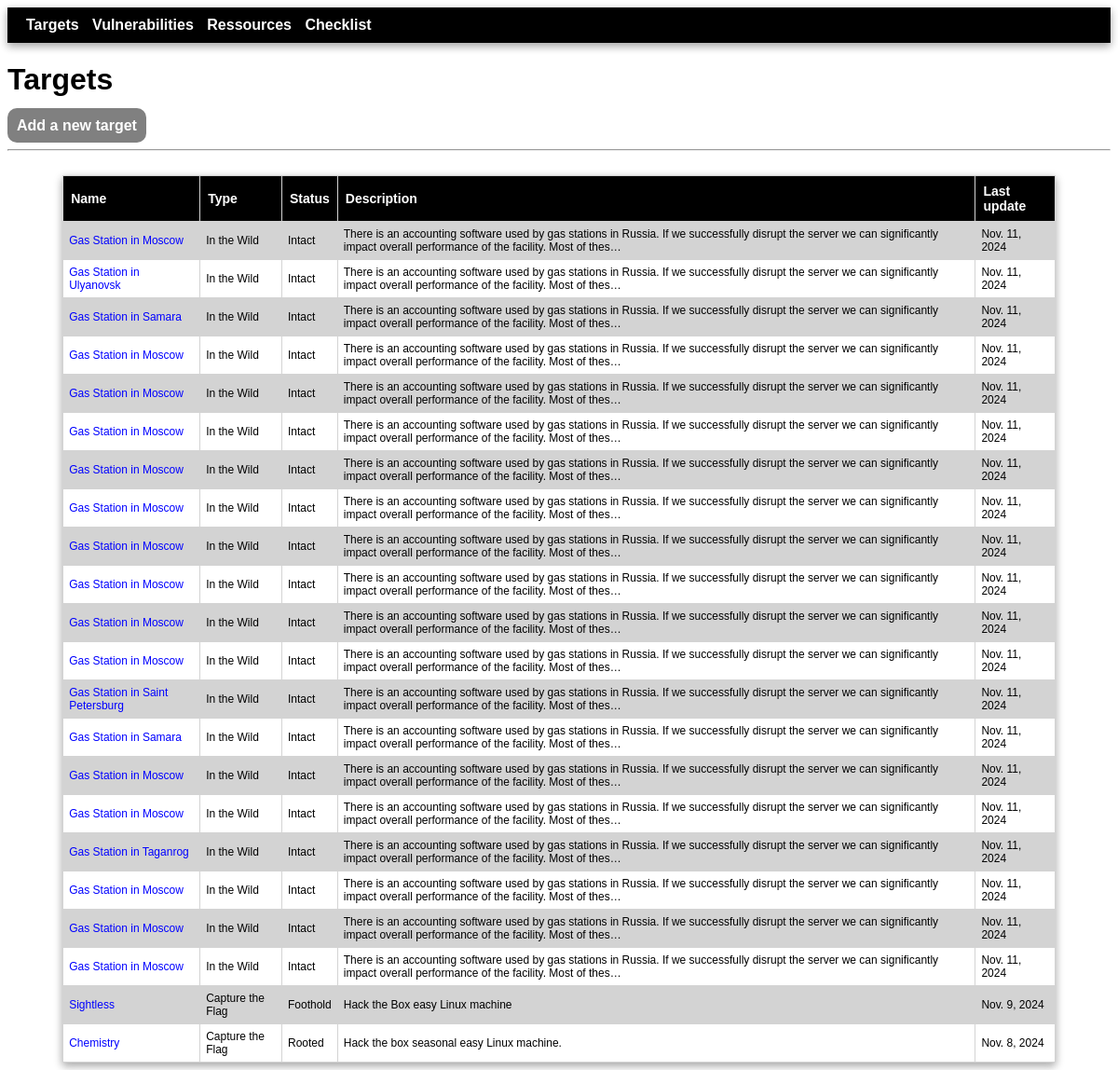
Screenshot of /targets/ with the database file from the repository.
### tms/models.py (models this page shows, shortened)
class Target(models.Model):
    class status(models.TextChoices):
        INTACT = 'Intact'
        FOOTHOLD = 'Foothold'
        ROOTED = 'Rooted'
    class type(models.TextChoices):
        CAPTURE_THE_FLAG = 'Capture the Flag'
        IN_THE_WILD = 'In the Wild'
        BUG_BOUNTY = 'Bug Bounty'
    name = models.fields.CharField(max_length=100, null=True)
    url = models.fields.URLField(null=True)
    description = models.fields.CharField(max_length=500, null=True, blank=True)
    ip = models.fields.CharField(max_length=15, null=True)
    hostname = models.fields.CharField(max_length=100, null=True, blank=True)
    status = models.fields.CharField(choices=status.choices, max_length=8, default='Intact')
    type = models.fields.CharField(choices=type.choices, max_length=16, default = 'Wild')
    last_update = models.fields.DateField(null=True, default=date.today())

### tms/views.py (the view)
# urls.py: path('targets/', views.targets, name='targets'),
def targets(request):
    targets = Target.objects.all()
    targets = targets.order_by('-last_update').values()
    return render(request, 'tms/targets.html', {'targets' : targets})

### tms/templates/tms/targets.html (shortened to what this page needs)
{% extends 'tms/base.html' %}
{% block content %}
        <h1>Targets</h1>
        <p>
            <span class="submenu"><a href="{% url 'targets-add' %}">Add a new target</a></span>
        </p>
        <hr>
        <br>
        <table>
            <tr>
                <th>Name</th>
                <th>Type</th>
                <th>Status</th>
                <th>Description</th>
                <th>Last update</th>
            </tr>
            {% for target in targets %}
                <tr>
                    <td><a href="{% url 'target-detail' target.id %}">{{target.name}}</a></td>
                    <td>{{ target.type }}</td>
                    <td>{{ target.status }}</td>
                    <td>{{target.description|truncatechars:180}}</td>
                    <td>{{ target.last_update }}</td>
                </tr>
            {% endfor %}
        </table>
{% endblock %}

### tms/static/tms/styles.css (style rules this page uses)
* { font-family: Helvetica; }
.submenu a, form .button { background:grey; color: white; padding: 10px; font-weight: bold; border-radius: 10px; }
a { text-decoration: none; color: blue; }
table { width: 90%; border-collapse: collapse; margin-left: auto; margin-right: auto; box-shadow: 0 4px 8px 0 rgba(0,0,0,0.2), 0 3px 10px 0 rgba(0,0,0,0.19); }
th { border: 1px solid lightgrey; text-align: left; padding: 8px; background-color: black; color:white; font-size: 14px; }
td { border: 1px solid lightgrey; text-align: left; padding: 6px; font-size: 12px; }
tr:nth-child(even) { background-color: lightgrey; }

### rows the page displays
Target: name "Gas Station in Moscow", type "In the Wild", status "Intact", description "There is an accounting software used by gas stations in Russia. If we successfully disrupt the server we can significantly impact overall performance of the facility. Most of thes…", last_update "Nov. 11, 2024"
Target: name "Gas Station in Ulyanovsk", type "In the Wild", status "Intact", description "There is an accounting software used by gas stations in Russia. If we successfully disrupt the server we can significantly impact overall performance of the facility. Most of thes…", last_update "Nov. 11, 2024"
Target: name "Gas Station in Samara", type "In the Wild", status "Intact", description "There is an accounting software used by gas stations in Russia. If we successfully disrupt the server we can significantly impact overall performance of the facility. Most of thes…", last_update "Nov. 11, 2024"
Target: name "Gas Station in Moscow", type "In the Wild", status "Intact", description "There is an accounting software used by gas stations in Russia. If we successfully disrupt the server we can significantly impact overall performance of the facility. Most of thes…", last_update "Nov. 11, 2024"
Target: name "Gas Station in Moscow", type "In the Wild", status "Intact", description "There is an accounting software used by gas stations in Russia. If we successfully disrupt the server we can significantly impact overall performance of the facility. Most of thes…", last_update "Nov. 11, 2024"
Target: name "Gas Station in Moscow", type "In the Wild", status "Intact", description "There is an accounting software used by gas stations in Russia. If we successfully disrupt the server we can significantly impact overall performance of the facility. Most of thes…", last_update "Nov. 11, 2024"
Target: name "Gas Station in Moscow", type "In the Wild", status "Intact", description "There is an accounting software used by gas stations in Russia. If we successfully disrupt the server we can significantly impact overall performance of the facility. Most of thes…", last_update "Nov. 11, 2024"
Target: name "Gas Station in Moscow", type "In the Wild", status "Intact", description "There is an accounting software used by gas stations in Russia. If we successfully disrupt the server we can significantly impact overall performance of the facility. Most of thes…", last_update "Nov. 11, 2024"
Target: name "Gas Station in Moscow", type "In the Wild", status "Intact", description "There is an accounting software used by gas stations in Russia. If we successfully disrupt the server we can significantly impact overall performance of the facility. Most of thes…", last_update "Nov. 11, 2024"
Target: name "Gas Station in Moscow", type "In the Wild", status "Intact", description "There is an accounting software used by gas stations in Russia. If we successfully disrupt the server we can significantly impact overall performance of the facility. Most of thes…", last_update "Nov. 11, 2024"
Target: name "Gas Station in Moscow", type "In the Wild", status "Intact", description "There is an accounting software used by gas stations in Russia. If we successfully disrupt the server we can significantly impact overall performance of the facility. Most of thes…", last_update "Nov. 11, 2024"
Target: name "Gas Station in Moscow", type "In the Wild", status "Intact", description "There is an accounting software used by gas stations in Russia. If we successfully disrupt the server we can significantly impact overall performance of the facility. Most of thes…", last_update "Nov. 11, 2024"
Target: name "Gas Station in Saint Petersburg", type "In the Wild", status "Intact", description "There is an accounting software used by gas stations in Russia. If we successfully disrupt the server we can significantly impact overall performance of the facility. Most of thes…", last_update "Nov. 11, 2024"
Target: name "Gas Station in Samara", type "In the Wild", status "Intact", description "There is an accounting software used by gas stations in Russia. If we successfully disrupt the server we can significantly impact overall performance of the facility. Most of thes…", last_update "Nov. 11, 2024"
Target: name "Gas Station in Moscow", type "In the Wild", status "Intact", description "There is an accounting software used by gas stations in Russia. If we successfully disrupt the server we can significantly impact overall performance of the facility. Most of thes…", last_update "Nov. 11, 2024"
Target: name "Gas Station in Moscow", type "In the Wild", status "Intact", description "There is an accounting software used by gas stations in Russia. If we successfully disrupt the server we can significantly impact overall performance of the facility. Most of thes…", last_update "Nov. 11, 2024"
Target: name "Gas Station in Taganrog", type "In the Wild", status "Intact", description "There is an accounting software used by gas stations in Russia. If we successfully disrupt the server we can significantly impact overall performance of the facility. Most of thes…", last_update "Nov. 11, 2024"
Target: name "Gas Station in Moscow", type "In the Wild", status "Intact", description "There is an accounting software used by gas stations in Russia. If we successfully disrupt the server we can significantly impact overall performance of the facility. Most of thes…", last_update "Nov. 11, 2024"
Target: name "Gas Station in Moscow", type "In the Wild", status "Intact", description "There is an accounting software used by gas stations in Russia. If we successfully disrupt the server we can significantly impact overall performance of the facility. Most of thes…", last_update "Nov. 11, 2024"
Target: name "Gas Station in Moscow", type "In the Wild", status "Intact", description "There is an accounting software used by gas stations in Russia. If we successfully disrupt the server we can significantly impact overall performance of the facility. Most of thes…", last_update "Nov. 11, 2024"
Target: name "Sightless", type "Capture the Flag", status "Foothold", description "Hack the Box easy Linux machine", last_update "Nov. 9, 2024"
Target: name "Chemistry", type "Capture the Flag", status "Rooted", description "Hack the box seasonal easy Linux machine.", last_update "Nov. 8, 2024"
